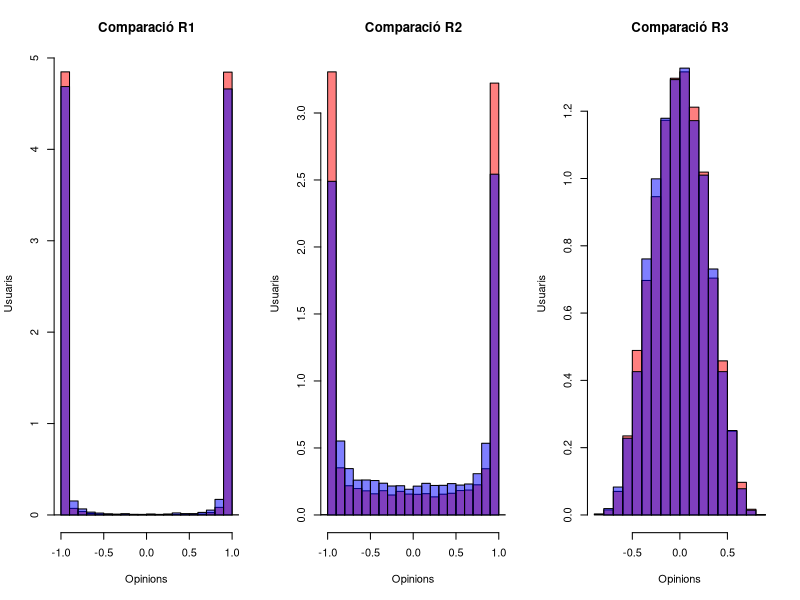

The R script that drew this image:
moure_esquerra <- function(i){
  i - ((1 + i) / 4)
}

moure_dreta <- function(i){
  i + ((1 - i) / 4)
}

R1 <- function(x){  
  runif(1) <= ((1 - x)^2 / ((1 + x)^2 + (1 - x)^2)) 
}

R2 <- function(x){  
  runif(1) <= (1 - x) / 2
}

R3 <- function(x){  
  runif(1) <= (1 + x) / 2
}

crea_histograma <- function(escenari, regla, N, T) {
  if (escenari == "S1") {
    x <- runif(N, min = -1, max = 1)
  } else if (escenari == "S2") {
    x <- rnorm(N, mean = 0, sd = sqrt(1/13))
  }
  
  for (t in 1:T){
    for (i in 1:N){
      if (regla(x[i])) { 
        x[i] <- moure_esquerra(x[i])
      } else { 
        x[i] <- moure_dreta(x[i])
      }
    }
  }
  return(x)
}

# Assignació d'usuaris i passos
N <- 10000
T <- 15

# Regles (l'utilitzarem com a funció i com a str)
regles <- list(R1 = R1, R2 = R2, R3 = R3)


par(mfrow = c(1, 3))

i <- 1
for (regla in regles) {
  
  # Creació d'histogrames S1 i S2 amb les tres regles
  resultat_S1 <- crea_histograma("S1", regla, N, T)
  resultat_S2 <- crea_histograma("S2", regla, N, T)
  
  # Histograma S1
  hist(resultat_S1, 
       main = paste("Comparació", names(regles)[i]),
       
       xlab = "Opinions",
       ylab = "Usuaris",
       col = rgb(1, 0, 0, 0.5),  # Vermell
       border = "black",
       freq = F
       )  
  
  # Histograma distribució S2
  hist(resultat_S2, 
       
       col = rgb(0, 0, 1, 0.5),  
       border = "black",
       freq = F,
       add = TRUE)  
  i <- i + 1
}
